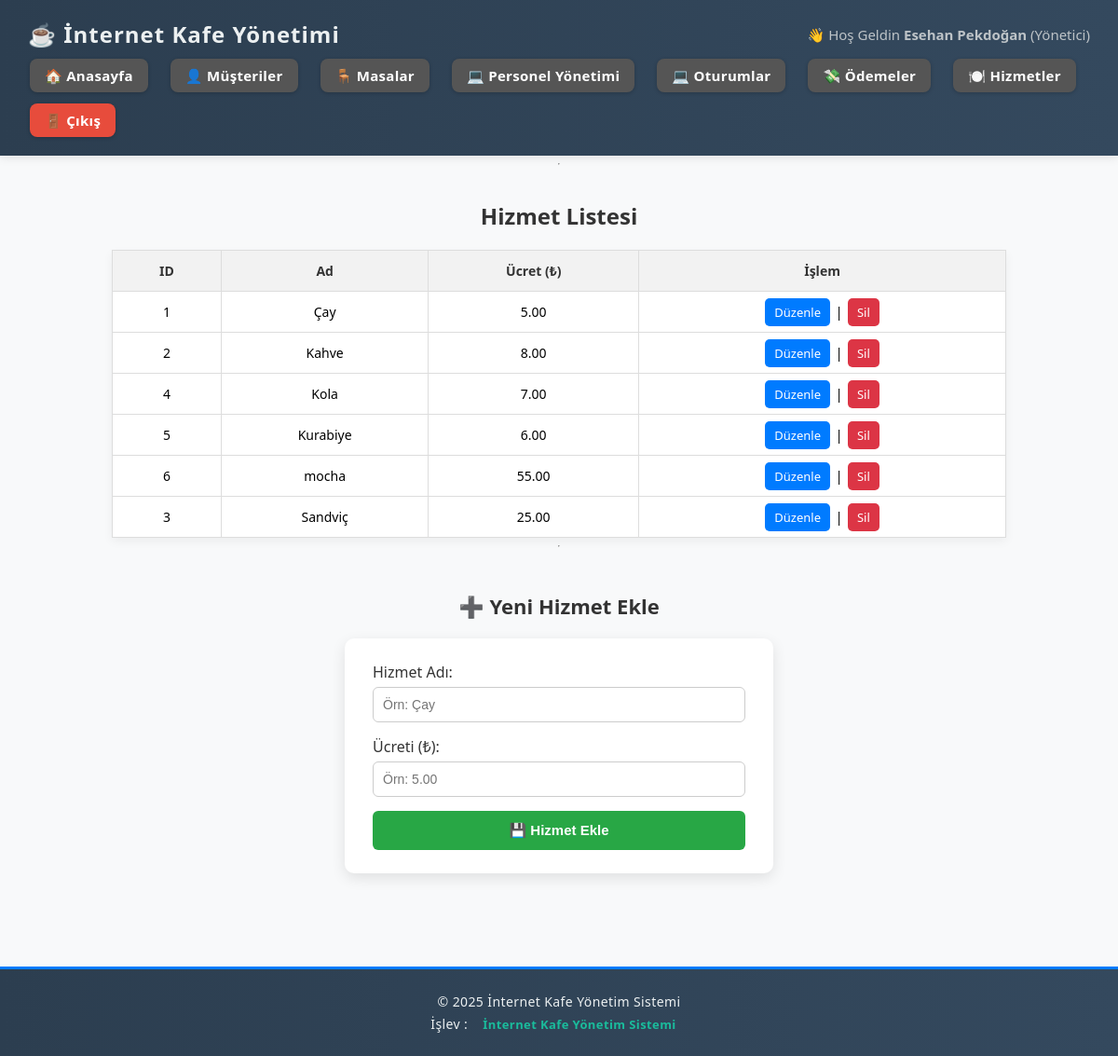
The page /internetkafe/pages/hizmetler.php (signed in) on the database its author committed.
### tables this page shows
CREATE TABLE `hizmet` (
  `Hizmet_ID` int(11) NOT NULL,
  `Hizmet_Adi` varchar(50) DEFAULT NULL,
  `Hizmet_Ucreti` decimal(10,2) DEFAULT NULL
);

### internetkafe/pages/hizmetler.php (the view)
<?php
include("../includes/config.php");
include("../includes/header.php");
$hizmetler = mysqli_query($conn, "SELECT * FROM Hizmet ORDER BY Hizmet_Adi ASC");
?>
<link rel="stylesheet" href="../css/hizmetler.css">
<h2 style="text-align:center;">Hizmet Listesi</h2>
<table border="1" cellpadding="10" style="margin:auto;">
    <tr style="background-color:#f2f2f2;">
        <th>ID</th>
        <th>Ad</th>
        <th>Ücret (₺)</th>
        <th>İşlem</th>
    </tr>
    <?php while ($h = mysqli_fetch_assoc($hizmetler)) { ?>
    <tr>
        <td><?php echo $h['Hizmet_ID']; ?></td>
        <td><?php echo $h['Hizmet_Adi']; ?></td>
        <td><?php echo number_format($h['Hizmet_Ucreti'], 2); ?></td>
        <td>
            <a href="hizmet_guncelle.php?id=<?php echo $h['Hizmet_ID']; ?>">Düzenle</a> |
            <a href="hizmet_kaldir.php?id=<?php echo $h['Hizmet_ID']; ?>" onclick="return confirm('Silmek istediğine emin misin?')">Sil</a>
        </td>
    </tr>
    <?php } ?>
</table>
<hr>
<h3 class="ekle-baslik">➕ Yeni Hizmet Ekle</h3>
<div class="ekle-kapsayici">
    <form method="post" action="hizmet_yeni.php" class="ekle-formu">
        <label for="hizmet_adi">Hizmet Adı:</label>
        <input type="text" name="hizmet_adi" id="hizmet_adi" placeholder="Örn: Çay" required>
        <label for="ucret">Ücreti (₺):</label>
        <input type="number" step="0.01" name="ucret" id="ucret" placeholder="Örn: 5.00" required>
        <button type="submit" class="btn-ekle">💾 Hizmet Ekle</button>
    </form>
</div>
<?php include("../includes/footer.php"); ?>

### internetkafe/includes/header.php (shortened to what this page needs)
<!DOCTYPE html>
<html lang="tr">
<head>
    <link rel="stylesheet" href="../css/style.css">
    <link rel="stylesheet" href="../css/header.css">
</head>
<body>
<header class="navbar">
    <div class="navbar-top">
        <h2>☕ İnternet Kafe Yönetimi</h2>
        <p>👋 Hoş Geldin <strong><?php echo $_SESSION['user']; ?></strong> (<?php echo $_SESSION['gorev']; ?>)</p>
    </div>
    <nav class="navbar-links">
        <a href="../pages/dashboard.php">🏠 Anasayfa</a>
        <a href="../pages/musteriler.php">👤 Müşteriler</a>
        <a href="../pages/masalar.php">🪑 Masalar</a>
        <a href="../pages/personeller.php">💻 Personel Yönetimi</a>
        <a href="../pages/oturumlar.php">💻 Oturumlar</a>
        <a href="../pages/odemeler.php">💸 Ödemeler</a>
        <a href="../pages/hizmetler.php">🍽️ Hizmetler</a>
        <a href="../logout.php" class="logout">🚪 Çıkış</a>
    </nav>
</header>
<hr>

### internetkafe/includes/footer.php
<link rel="stylesheet" href="../css/footer.css">
<footer>
    <p>&copy; <?php echo date("Y"); ?> İnternet Kafe Yönetim Sistemi</p>
    <p>İşlev : <a href="#">İnternet Kafe Yönetim Sistemi</a></p>
</footer>

### internetkafe/css/style.css (style rules this page uses)
html, body { margin: 0; padding: 0; height: 100%; display: flex; flex-direction: column; font-family: Arial, sans-serif; background-color: #f4f4f4; font-family: 'Segoe UI', Tahoma, Geneva, Verdana, sans-serif; }
.navbar { background-color: #333; color: #fff; padding: 10px; }
.navbar h2 { margin: 0; }
.navbar nav a { color: #fff; margin-right: 10px; text-decoration: none; }
footer { text-align: center; padding: 10px; background-color: #eee; color: #333; }
table { border-collapse: collapse; width: 90%; margin: 20px auto; font-size: 14px; }
th, td { border: 1px solid #ccc; padding: 10px; text-align: center; }
th { background-color: #f0f0f0; color: #333; }

### internetkafe/css/header.css (style rules this page uses)
.navbar { background: linear-gradient(90deg, #2c3e50, #34495e); color: #fff; padding: 20px 30px; box-shadow: 0 2px 10px rgba(0,0,0,0.1); position: relative; }
.navbar-top { display: flex; justify-content: space-between; align-items: center; flex-wrap: wrap; margin-bottom: 10px; }
.navbar-top h2 { margin: 0; font-size: 24px; font-weight: bold; color: #ecf0f1; letter-spacing: 1px; }
.navbar-top p { margin: 0; font-size: 15px; color: #bdc3c7; }
.navbar-links { display: flex; flex-wrap: wrap; gap: 12px; }
.navbar-links a { background-color: #555; color: #fff; padding: 8px 16px; border-radius: 8px; text-decoration: none !important; font-size: 15px; font-weight: 600; letter-spacing: 0.3px; font-family: 'Segoe UI', Tahoma, sans-serif; transition: all 0.2s ease; box-shadow: 0 1px 4px rgba(0,0,0,0.2); }
.navbar-links .logout { background-color: #e74c3c; }

### internetkafe/css/hizmetler.css (style rules this page uses)
body { font-family: 'Segoe UI', Tahoma, Geneva, Verdana, sans-serif; background-color: #f8f9fa; margin: 0; padding: 0; }
h2, h3 { text-align: center; color: #333; margin: 30px 0 20px; }
table { border-collapse: collapse; width: 80%; margin: 0 auto 40px; background-color: #fff; box-shadow: 0 4px 10px rgba(0,0,0,0.05); }
th, td { padding: 12px 15px; border: 1px solid #ddd; text-align: center; font-size: 14px; }
th { background-color: #f2f2f2; font-weight: bold; }
form { background-color: #fff; max-width: 400px; margin: 0 auto 50px; padding: 20px; border-radius: 10px; box-shadow: 0 4px 12px rgba(0,0,0,0.08); display: flex; flex-direction: column; }
form input { padding: 10px; margin-bottom: 15px; border-radius: 6px; border: 1px solid #ccc; font-size: 14px; }
form button { padding: 10px; background-color: #28a745; color: white; border: none; border-radius: 6px; font-size: 15px; cursor: pointer; transition: background-color 0.2s ease; }
a { text-decoration: none; padding: 6px 10px; border-radius: 5px; font-size: 13px; margin: 0 2px; }
a[href*="guncelle"] { background-color: #007bff; color: white; }
a[href*="kaldir"] { background-color: #dc3545; color: white; }
.ekle-baslik { text-align: center; margin-top: 40px; font-size: 22px; color: #333; }
.ekle-kapsayici { display: flex; justify-content: center; margin-bottom: 50px; }
.ekle-formu { background-color: #fff; padding: 25px 30px; border-radius: 10px; box-shadow: 0 5px 15px rgba(0, 0, 0, 0.1); width: 100%; max-width: 400px; display: flex; flex-direction: column; }
.ekle-formu label { margin-bottom: 5px; font-weight: 500; color: #333; }
.ekle-formu input { padding: 10px; margin-bottom: 15px; border: 1px solid #ccc; border-radius: 6px; font-size: 14px; }
.btn-ekle { background-color: #28a745; color: white; border: none; padding: 12px; border-radius: 6px; font-size: 15px; font-weight: bold; cursor: pointer; transition: background-color 0.2s ease; }

### internetkafe/css/footer.css (style rules this page uses)
footer { background: linear-gradient(90deg, #2c3e50, #34495e); color: #ecf0f1; text-align: center; padding: 20px 10px; font-size: 14px; border-top: 3px solid #007bff; margin-top: auto; }
footer p { margin: 5px 0; letter-spacing: 0.4px; font-family: 'Segoe UI', Tahoma, sans-serif; }
footer a { color: #1abc9c; text-decoration: none; font-weight: bold; transition: color 0.2s ease; }

### rows shown on the page
hizmet: Hizmet_ID "1", Hizmet_Adi "Çay", Hizmet_Ucreti "5.00"
hizmet: Hizmet_ID "2", Hizmet_Adi "Kahve", Hizmet_Ucreti "8.00"
hizmet: Hizmet_ID "4", Hizmet_Adi "Kola", Hizmet_Ucreti "7.00"
hizmet: Hizmet_ID "5", Hizmet_Adi "Kurabiye", Hizmet_Ucreti "6.00"
hizmet: Hizmet_ID "6", Hizmet_Adi "mocha", Hizmet_Ucreti "55.00"
hizmet: Hizmet_ID "3", Hizmet_Adi "Sandviç", Hizmet_Ucreti "25.00"

### other values the page prints
$_SESSION['user'] "Esehan Pekdoğan"
$_SESSION['gorev'] "Yönetici"
